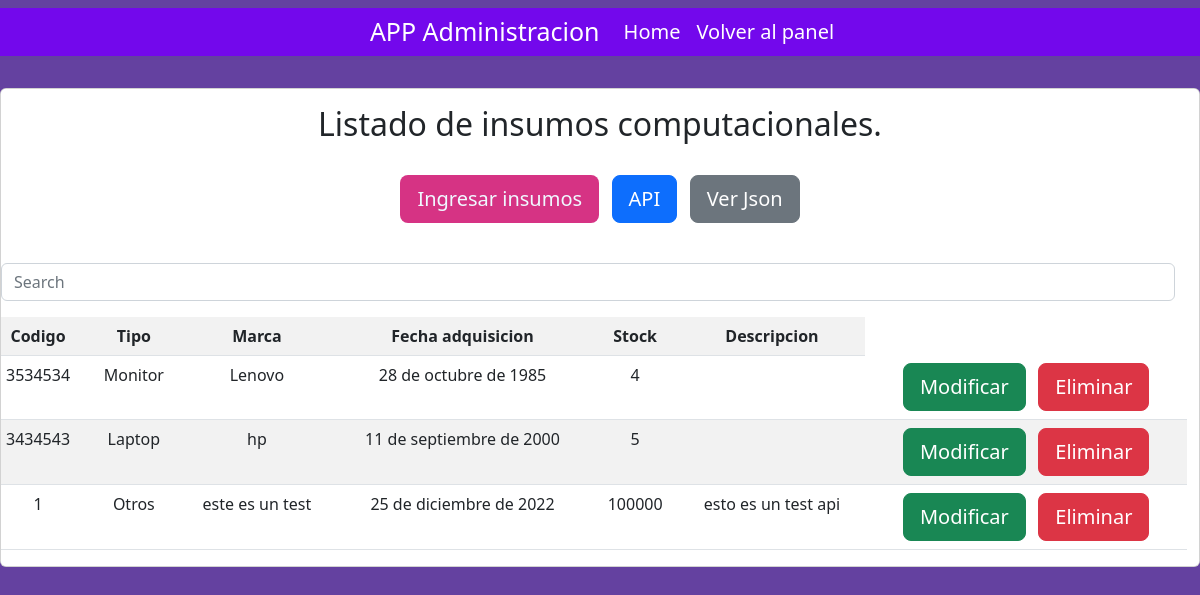
Before: /listar_art_computacionales/ with the older database file.
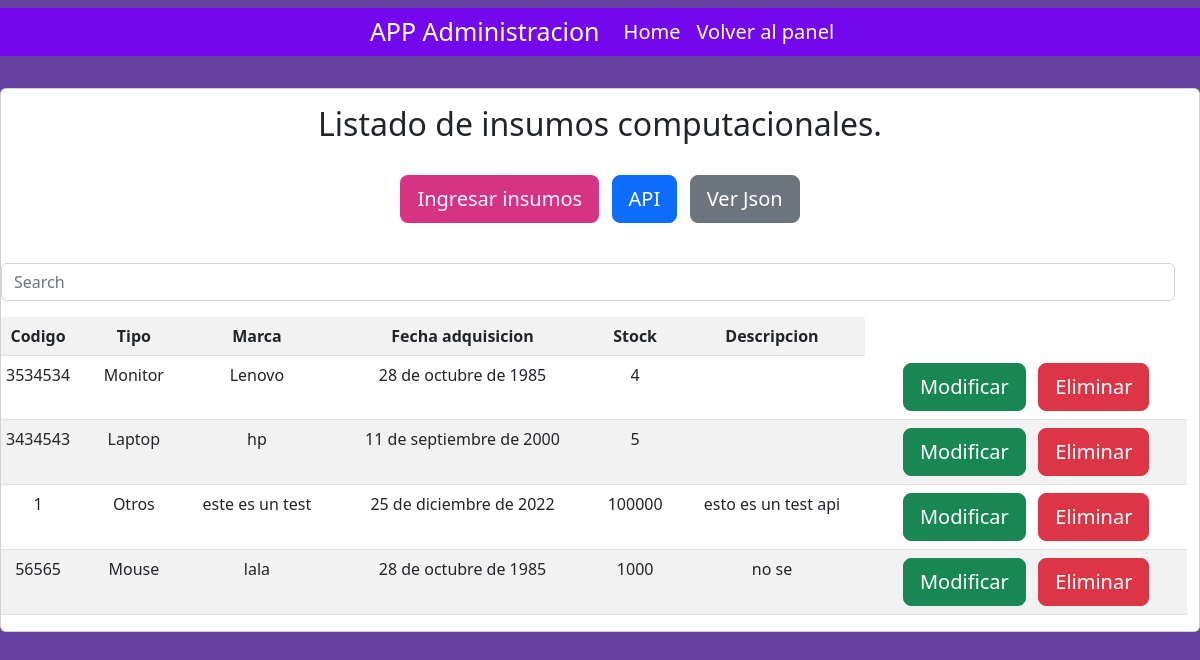
After: the same page with the newer database file.
### adminAPP/models.py (models this page shows, shortened)
class InsumoComputacion(models.Model):
    Codigo = models.IntegerField(max_length=50, unique=True)
    Tipo = models.CharField(max_length=100, choices=tipo_computacion)
    Marca = models.CharField(max_length=100)
    Fecha_de_adquisicion = models.DateField(max_length=100)
    Stock = models.IntegerField(max_length=50)
    Descripcion = models.CharField(max_length=150, blank=True, null=True)

### adminAPP/views.py (the view)
# urls.py: path('listar_art_computacionales/', listar_art_computacionales, name="listar_art_computacionales"),
def listar_art_computacionales(request):
    busqueda = request.GET.get("buscar")
    listar = InsumoComputacion.objects.all()
    if busqueda:
        listar = InsumoComputacion.objects.filter(
            Q(Codigo__icontains=busqueda) |
            Q(Marca__icontains=busqueda) |
            Q(Tipo__icontains=busqueda)
        ).distinct()
    data = {
        'listar': listar,
    }
    return render(request, './art_computacionales/listar.html', data)

### adminAPP/templates/art_computacionales/listar.html (shortened to what this page needs)
{% include 'Home/../base2.html' %}
    <div class="card text-center table-responsive">
        <div class="card-body">
            <h2>Listado de insumos computacionales.</h2>
            <br>
                <a href="{% url 'ingresar_art_computacionales' %}" class="btn btn-lg" style="background-color: #d63384; color: aliceblue">Ingresar insumos</a></td>
                <a href="{% url 'api_artcomputacionales' %}" class="btn btn-primary btn-lg" style="#">API</a></td>
                <a href="{% url 'json_artcomputacionales' %}" class="btn btn-secondary btn-lg" style="#">Ver Json</a></td>
            </div>
                <br>
                <div class="row">
                <br>
                <div class="row">
                    <div class="col-md-12">
                        <form class="form-inline">
                            <input class="form-control mr-sm-" type="search" placeholder="Search" aria-label="Search" name="buscar">
                        </form>
                    </div>
                    <table class="table table-striped table-hover text-center">
                            <tr class="align-content-center">
                                <th>Codigo</th>
                                <th>Tipo</th>
                                <th>Marca</th>
                                <th>Fecha adquisicion</th>
                                <th>Stock</th>
                                <th>Descripcion</th>
                            </tr>
                                {% for l in listar %}
                            <tr>
                                <td>{{ l.Codigo }}</td>
                                <td>{{ l.Tipo }}</td>
                                <td>{{ l.Marca }}</td>
                                <td>{{ l.Fecha_de_adquisicion }}</td>
                                <td>{{ l.Stock }}</td>
                                <td>{{ l.Descripcion }}</td>
                                <td><a class="btn btn-lg btn-success" href="{% url 'modificar_art_computacionales' l.id %}">Modificar</a>
                                    <a class="btn btn-danger btn-lg" href="{% url 'eliminar_art_computacionales' l.id %}">Eliminar</a>
                                </td>
                            </tr>
                                {% endfor %}
                </table>
                </div>
            </div>
        </div>

Changed rows visible on the page:
added InsumoComputacion: Codigo "56565", Tipo "Mouse", Marca "lala", Fecha_de_adquisicion "28 de octubre de 1985", Stock "1000", Descripcion "no se"
